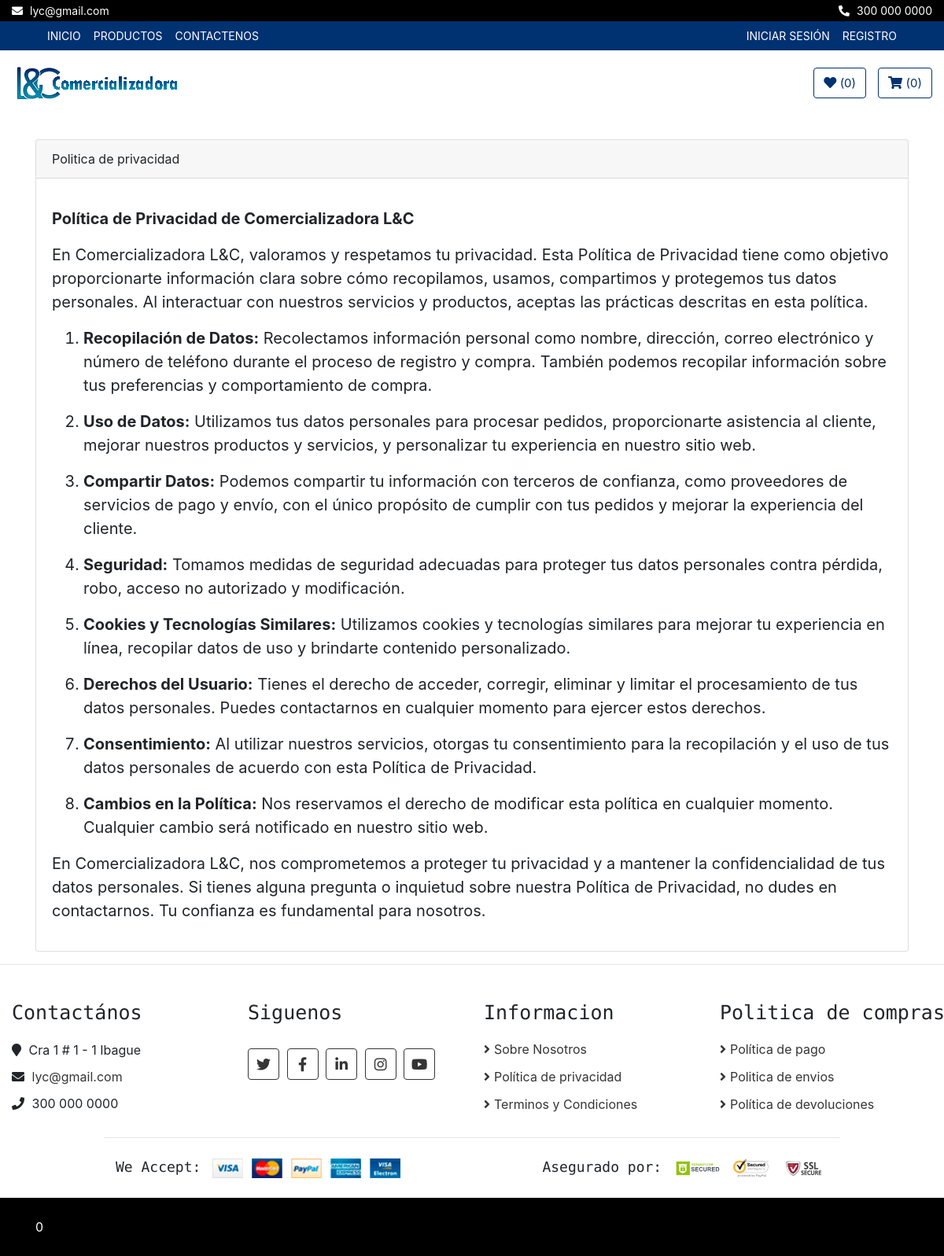
Before: /politicas/politica-privacidad/ with the older database file.
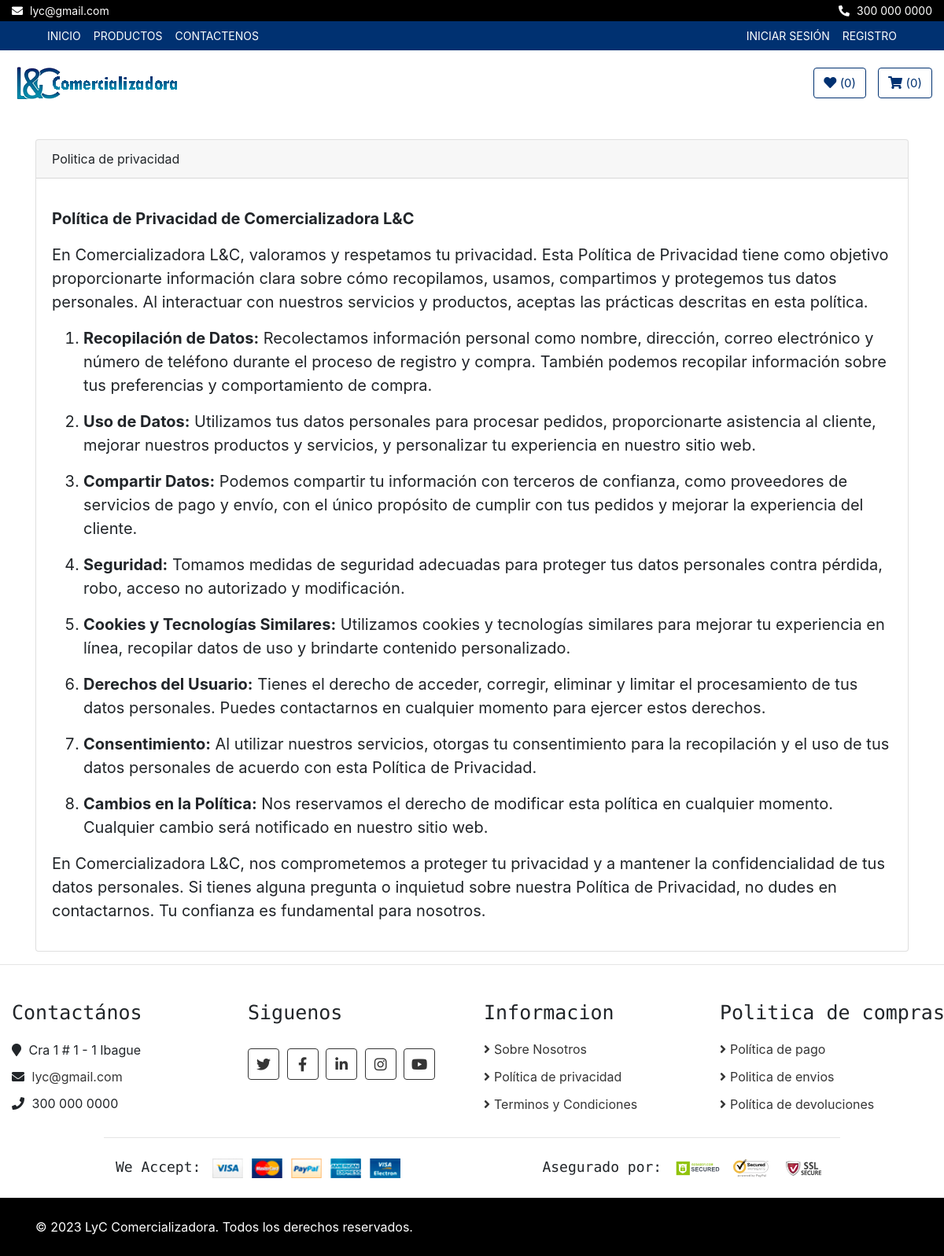
After: the same page with the newer database file.
### politicas/models.py (models this page shows, shortened)
class Copyright(models.Model):
    frase = models.CharField(max_length=255)

### politicas/views.py (the view)
# urls.py: path('politica-privacidad/', views.privacidad, name='politica-privacidad'),
def privacidad(request):
    polprivas = Polprivacidad.objects.all()
    context = {'polprivas': polprivas}
    return render(request, 'politicas/politica_privacidad.html', context)

### core/context_processors.py (called while the page is built)
def correo_empresa(request):
    correo_empresa = CorreoEmpresa.objects.first()
    return {'correo_empresa': correo_empresa}

def copyright(request):
    copyright = Copyright.objects.first()
    return {'copyright': copyright}

### politicas/templates/politicas/politica_privacidad.html (shortened to what this page needs)
{% extends 'core/base.html' %}
{% load static %}
{% block content %}
    <div class="container">
        {% for polpriva in polprivas %}
            <div class="card">
                <div class="card-header">{{ polpriva.titulo }}</div>
                <div class="card-body">
                    <blockquote class="blockquote mb-0">
                        <p>{{ polpriva.contenido | safe }}</p>
                    </blockquote>
                </div>
            </div>
        {% endfor %}
    </div>
{% endblock %}

### core/templates/core/base.html (shortened to what the changed rows need)
<!DOCTYPE html>
<html lang="es">
<head>
  {% load static %}
<link rel="stylesheet" href="https://cdnjs.cloudflare.com/ajax/libs/font-awesome/5.15.3/css/all.min.css">
<link href="https://stackpath.bootstrapcdn.com/bootstrap/4.4.1/css/bootstrap.min.css" rel="stylesheet" />
<link href="https://cdnjs.cloudflare.com/ajax/libs/font-awesome/5.10.0/css/all.min.css" rel="stylesheet" />
<link href="{% static 'core/css/mainstyle.css' %}" rel="stylesheet" />
<link href="https://stackpath.bootstrapcdn.com/bootstrap/4.5.2/css/bootstrap.min.css" rel="stylesheet">
<link rel="stylesheet" href="{% static 'lib/slick/slick.css' %}" type="text/css">
<link rel="stylesheet" href="{% static 'lib/slick/slick-theme.css' %}" type="text/css">
</head>
  <body>
    <div class="footer_container">
      <div class="footer">
        <div class="container-fluid">
          <div class="row">
            <div class="col-lg-3 col-md-6">
              <div class="footer-widget">
                <h2>Contactános</h2>
              </div>
            </div>
            <div class="col-lg-3 col-md-6">
              <div class="footer-widget">
                <h2>Siguenos</h2>
              </div>
            </div>
            <div class="col-lg-3 col-md-6">
              <div class="footer-widget">
                <h2>Informacion</h2>
              </div>
            </div>
            <div class="col-lg-3 col-md-6">
              <div class="footer-widget">
                <h2>Politica de compras</h2>
              </div>
            </div>
          </div>
          <div class="row payment align-items-center">
            <div class="col-md-6">
              <div class="payment-method">
                <h2>We Accept:</h2>
              </div>
            </div>
            <div class="col-md-6">
              <div class="payment-security">
                <h2>Asegurado por:</h2>
              </div>
            </div>
          </div>
        </div>
      </div>
      <div class="footer-bottom">
        <div class="container">
          <div class="row">
            <div class="col-md-6 copyright">
              <p>{{ copyright.frase }}</p>
            </div>
          </div>
        </div>
      </div>
    </div>
  </body>
</html>

Changed rows visible on the page:
changed Copyright: frase "0" → "© 2023 LyC Comercializadora. Todos los derechos reservados."
